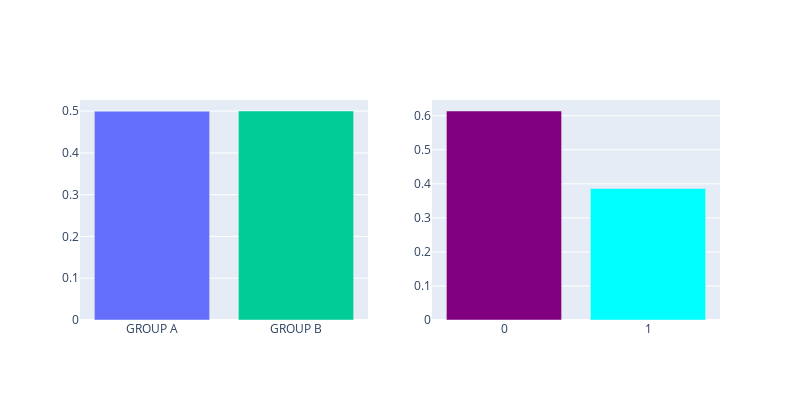
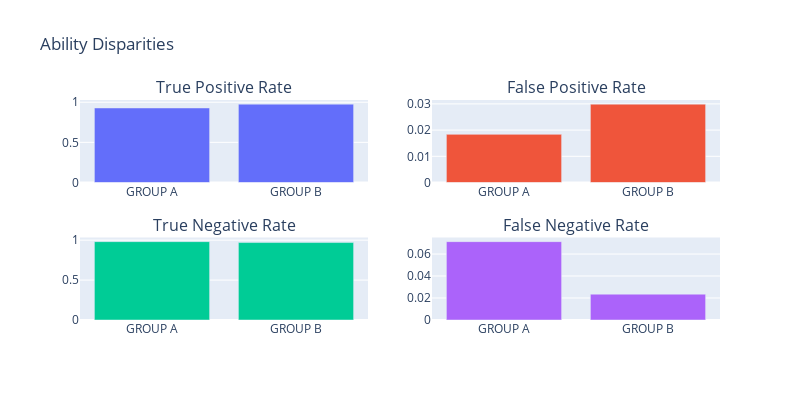
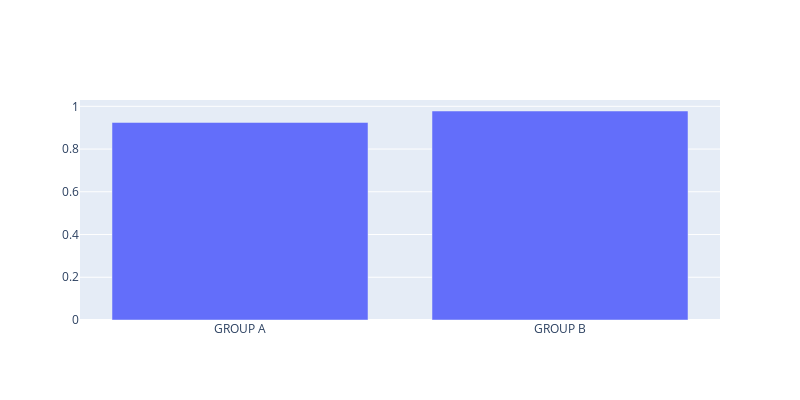

These figures' notebook cell, in order:
### Markdown cell above
<a id='8'></a>
## 8. Testing Bias with FairDetect 
### Representation works now with classes implementation

### Code cell
sensitive = 'group' # sensible variable one wants to test for biases
labels = {0:'GROUP A',1:'GROUP B'} # 0 - GROUP A and 1 - GROUP B Because we dont know yet what Group is referring to
fd.identify_bias(sensitive,labels)

### Figure 1 — Plotly figure (JSON) as saved in the notebook; plotly's stock layout.template omitted (floating-point values rounded to 4 significant figures)
{"data": [{"showlegend": false, "type": "bar", "x": ["GROUP A"], "xaxis": "x", "y": [0.4997], "yaxis": "y"}, {"marker": {"color": "purple"}, "showlegend": false, "type": "bar", "x": ["0"], "xaxis": "x2", "y": [0.6139], "yaxis": "y2"}, {"showlegend": false, "type": "bar", "x": ["GROUP B"], "xaxis": "x", "y": [0.5003], "yaxis": "y"}, {"marker": {"color": "cyan"}, "showlegend": false, "type": "bar", "x": ["1"], "xaxis": "x2", "y": [0.3861], "yaxis": "y2"}], "layout": {"height": 400, "width": 800, "xaxis": {"anchor": "y", "domain": [0, 0.45]}, "xaxis2": {"anchor": "y2", "domain": [0.55, 1]}, "yaxis": {"anchor": "x", "domain": [0, 1]}, "yaxis2": {"anchor": "x2", "domain": [0, 1]}}}

### Figure 2 — Plotly figure (JSON) as saved in the notebook; plotly's stock layout.template omitted (floating-point values rounded to 4 significant figures)
{"data": [{"type": "bar", "x": ["GROUP A", "GROUP B"], "xaxis": "x", "y": [0.9287, 0.9765], "yaxis": "y"}, {"type": "bar", "x": ["GROUP A", "GROUP B"], "xaxis": "x2", "y": [0.01837, 0.02991], "yaxis": "y2"}, {"type": "bar", "x": ["GROUP A", "GROUP B"], "xaxis": "x3", "y": [0.9816, 0.9701], "yaxis": "y3"}, {"type": "bar", "x": ["GROUP A", "GROUP B"], "xaxis": "x4", "y": [0.0713, 0.02352], "yaxis": "y4"}], "layout": {"annotations": [{"font": {"size": 16}, "showarrow": false, "text": "True Positive Rate", "x": 0.225, "xanchor": "center", "xref": "paper", "y": 1, "yanchor": "bottom", "yref": "paper"}, {"font": {"size": 16}, "showarrow": false, "text": "False Positive Rate", "x": 0.775, "xanchor": "center", "xref": "paper", "y": 1, "yanchor": "bottom", "yref": "paper"}, {"font": {"size": 16}, "showarrow": false, "text": "True Negative Rate", "x": 0.225, "xanchor": "center", "xref": "paper", "y": 0.375, "yanchor": "bottom", "yref": "paper"}, {"font": {"size": 16}, "showarrow": false, "text": "False Negative Rate", "x": 0.775, "xanchor": "center", "xref": "paper", "y": 0.375, "yanchor": "bottom", "yref": "paper"}], "height": 400, "showlegend": false, "title": {"text": "Ability Disparities"}, "width": 800, "xaxis": {"anchor": "y", "domain": [0, 0.45]}, "xaxis2": {"anchor": "y2", "domain": [0.55, 1]}, "xaxis3": {"anchor": "y3", "domain": [0, 0.45]}, "xaxis4": {"anchor": "y4", "domain": [0.55, 1]}, "yaxis": {"anchor": "x", "domain": [0.625, 1]}, "yaxis2": {"anchor": "x2", "domain": [0.625, 1]}, "yaxis3": {"anchor": "x3", "domain": [0, 0.375]}, "yaxis4": {"anchor": "x4", "domain": [0, 0.375]}}}

### Figure 3 — Plotly figure (JSON) as saved in the notebook; plotly's stock layout.template omitted (floating-point values rounded to 4 significant figures)
{"data": [{"type": "bar", "x": ["GROUP A", "GROUP B"], "y": [0.9245, 0.978]}], "layout": {"height": 400, "width": 800}}
